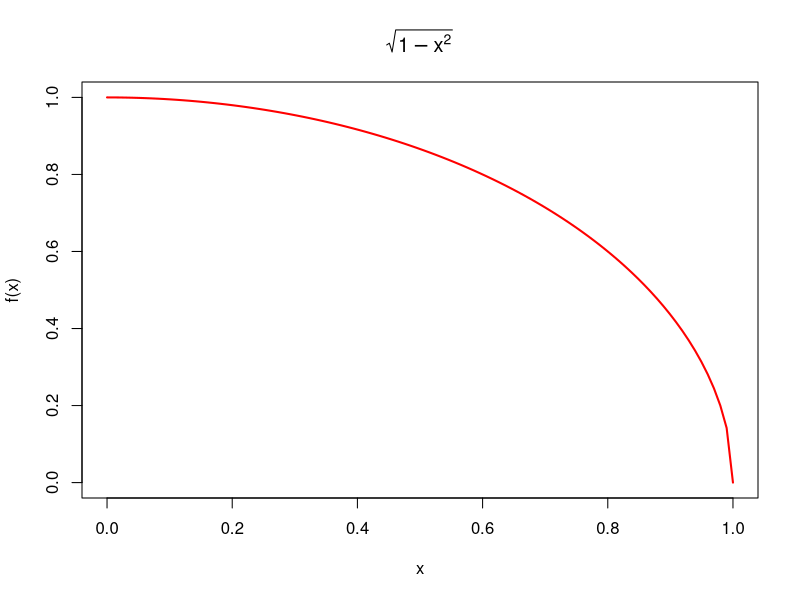
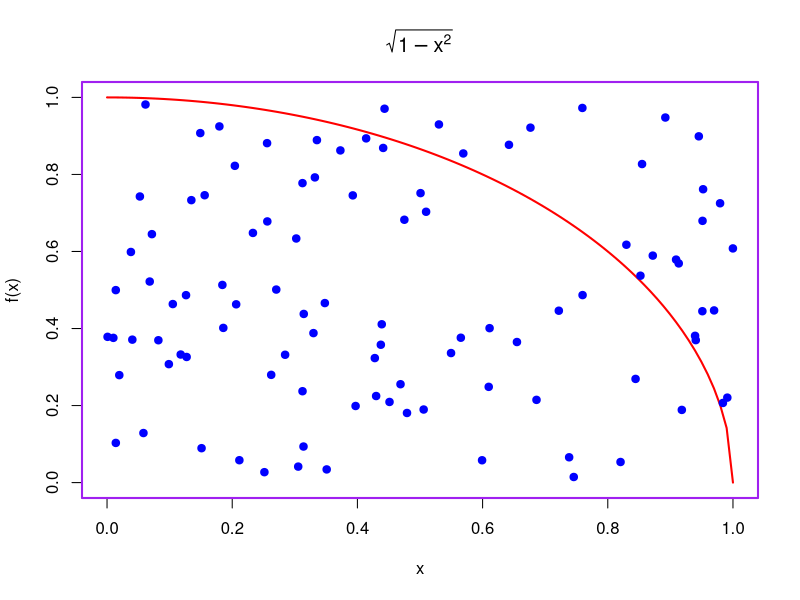
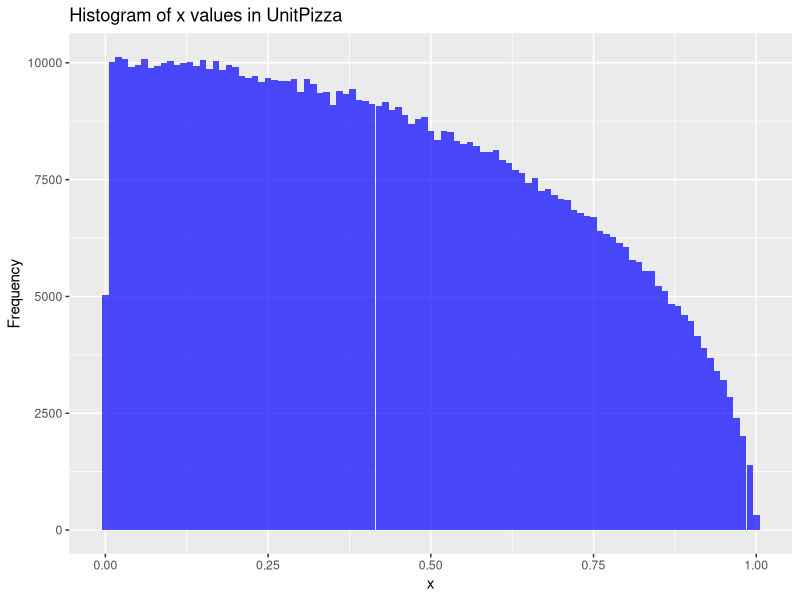
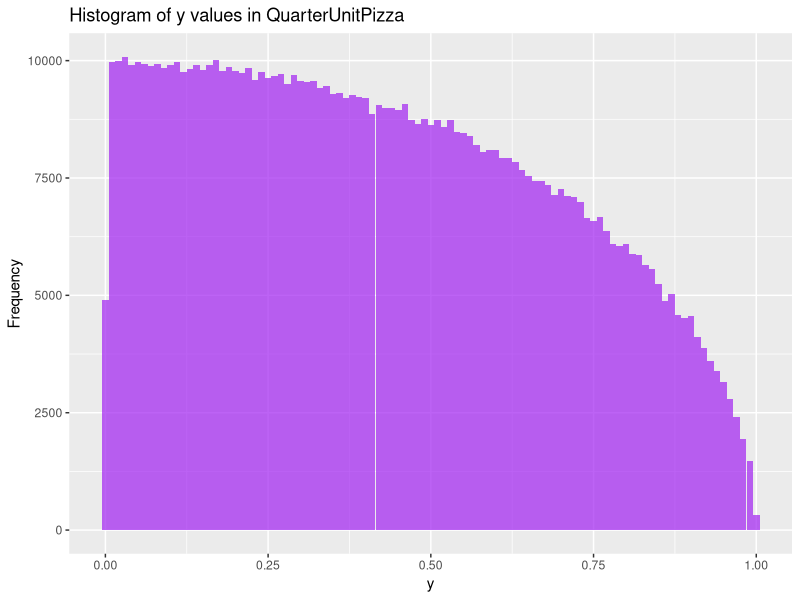

These figures' R source, in order:
## ---- chunk 1
library(tidyverse)
library(ggplot2)
library(dplyr)

## ---- chunk 2
# Define the function
curve <- function(x) {
  sqrt(1 - x^2)
}

# Create a sequence of x values from 0 to 1
x <- seq(0, 1, length.out = 100)

# Compute the corresponding y values
y <- curve(x)

# Plot the function
plot(x, y, type = "l", col = "red", lwd = 2, 
     xlab = "x", ylab = "f(x)", 
     main = expression(sqrt(1 - x^2)))

## ---- chunk 3

#creating bivariate sequences

y1 <- runif(100, min = 0, max = 1)
x1 <- runif(100, min = 0, max = 1)

# adding points to the function

plot(x, y, type = "l", col = "red", lwd = 2, 
     xlab = "x", ylab = "f(x)", 
     main = expression(sqrt(1 - x^2)))+
  points(x1, y1, col = "blue", pch = 19)+
  box(col = "purple", lwd = 2)


## ---- chunk 4
set.seed(123)  # For reproducibility


#Generate 10 random points 

px <- runif(10, min = 0 , max = 1)
py <- runif(10, min = 0, max = 1 )

pxy <- data.frame(px, py)
print(pxy)

# Function to generate UnitPizza random variables that fit the parameters
unit_pizza <- function(n) {
  x <- runif(n, 0, 1)
  y <- runif(n, 0, 1)
  df <- data.frame(x = x, y = y)
  df <- df[(x^2 + y^2) <= 1, ]
  return(df)
}


# Generate and print 10 random variables
df_10 <- unit_pizza(10)
print(df_10)


# Generate 1,000,000 random variables
df_1M <- unit_pizza(1000000)

# Plot histogram of x and y values
ggplot(df_1M, aes(x = x)) +
  geom_histogram(binwidth = 0.01, fill = "blue", alpha = 0.7) +
  labs(title = "Histogram of x values in UnitPizza",
       x = "x",
       y = "Frequency")

ggplot(df_1M, aes(x = y)) +
  geom_histogram(binwidth = 0.01, fill = "purple", alpha = 0.7) +
  labs(title = "Histogram of y values in QuarterUnitPizza",
       x = "y",
       y = "Frequency")


## ---- chunk 5

# Assuming you have already filtered your samples
# PI is the number of points inside the quarter circle
# PG is the total number of points generated

px2 <- runif(1000000, min = 0 , max = 1)
py2 <- runif(1000000, min = 0, max = 1 )

pxy2 <- data.frame(px2, py2)

filtered_pxy2 <- unit_pizza(1000000)

estimate_pi_filtered <- function(PI, PG) {
  pi_estimate <- 4 * (PI / PG)
  return(pi_estimate)
}

nrow(filtered_pxy2)

# Defining the parameters for the loop
PI <- nrow(filtered_pxy2)  # Number of points inside the quarter circle
PG <- nrow(pxy2)  # Total number of points generated
pi_estimate <- estimate_pi_filtered(PI, PG)
print(paste("Estimated value of π:", pi_estimate))


## ---- chunk 6

intfuns <- function(x){
  sqrt(1- x^2)
}

area <- integrate(intfuns, lower = 0, upper = 1)

pi_estamate2 <- area$value *4
print(paste("Estimated value of π:",pi_estamate2))

## ---- chunk 7


K <- integrate(intfuns, lower = 0 , upper = 1)$value

f_normalized <- function(x) {
  (1 / K) * (1 - x^2)^(1/2)
}


E_X <- integrate(function(x) x * f_normalized(x), lower = 0, upper = 1)$value
E_X2 <- integrate(function(x) x^2 * f_normalized(x), lower = 0, upper = 1)$value
Var_X <- E_X2 - (E_X)^2

print(paste("E(X) =", E_X ))
print(paste("Var(X) =", Var_X ))


## ---- chunk 8


# accounting for the PDF
weights <- f_normalized(df_1M$x)

# Calculate the mean and variance that are normalized with the 1\k 
E_X_mc <- mean(df_1M$x * weights)
Var_X_mc <- var(df_1M$x * weights)

print(paste("E_X_mc =", E_X_mc))
print(paste("Var_X_mc =", Var_X_mc ))


